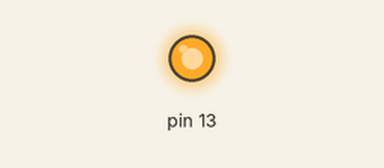
The sketch below on a simulated Arduino Uno, built with avr-gcc and run on an emulated ATmega328P. Shown: output pins drawn as LEDs (lit = HIGH). What the sketch prints to the serial monitor is not drawn. At 0.3 s the program stops and its outputs stay as they are.

Above: at 0.1 s.
Timing chart, 0 to 1.6 s (numbered marks = the images above):
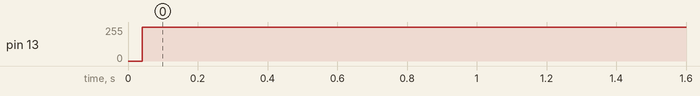

The sketch:

serial_counter.ino
```cpp
// Prints a counter forever and toggles D13 after every line: far more than the
// 64-byte transmit buffer, so the sketch only keeps running if the UART drains it.
unsigned long n = 0;
void setup() { Serial.begin(9600); pinMode(13, OUTPUT); }
void loop() { Serial.print("count "); Serial.println(n++); digitalWrite(13, n & 1); }
```

flags_isr.c
```cpp
// Compiled with: avr-gcc -mmcu=atmega328p -Os, then avr-objcopy -O ihex.
// TWINT and UDRE are levels on the 328P: entering their interrupt does not clear them. A START at 100 kHz with TWIE
// set: the TWI handler marks PORTB bit 0 if TWINT reads set inside it, then turns TWIE off with TWINT written 0 (so
// it stays set) and main marks bit 1 if it still is. The UDRE handler marks bit 2 if UDRE reads set inside it and
// turns UDRIE off. Bit 3 once both have run.
#include <avr/io.h>
#include <avr/interrupt.h>
volatile unsigned char done;
ISR(TWI_vect) {
  if (TWCR & _BV(TWINT)) PORTB |= 1;
  TWCR = _BV(TWEN);
  done |= 1;
}
ISR(USART_UDRE_vect) {
  if (UCSR0A & _BV(UDRE0)) PORTB |= 4;
  UCSR0B = _BV(TXEN0);
  done |= 2;
}
int main(void) {
  DDRB = 0xff;
  TWSR = 0; TWBR = 72;
  UCSR0A = _BV(U2X0); UBRR0 = 16; UCSR0C = 3 << UCSZ00;
  sei();
  TWCR = _BV(TWINT) | _BV(TWSTA) | _BV(TWEN) | _BV(TWIE);
  UCSR0B = _BV(TXEN0) | _BV(UDRIE0);
  while (done != 3);
  if (TWCR & _BV(TWINT)) PORTB |= 2;
  PORTB |= 8;
  for (;;);
}
```

ssd1306_hello.c
```cpp
// Compiled with: avr-gcc -mmcu=atmega328p -Os, then avr-objcopy -O ihex.
// Bare-metal I2C at 400 kHz (TWBR 12) to an SSD1306 at 0x3C, as Adafruit_SSD1306 drives it: the 128x64 init
// sequence, a column and page window over the whole panel, then a frame with three pixels lit: (0, 0), (5, 7) and
// (127, 9). Each step is polled as Wire does; PORTB counts the transactions the panel acknowledged, then 0x80 once
// the frame is sent.
#include <avr/io.h>
static unsigned char twi(unsigned char twcr) {
  TWCR = twcr; while (!(TWCR & _BV(TWINT)));
  return TWSR & 0xf8;
}
static void start(void) { twi(_BV(TWINT) | _BV(TWSTA) | _BV(TWEN)); }
static unsigned char send(unsigned char b) { TWDR = b; return twi(_BV(TWINT) | _BV(TWEN)); }
static void stop(void) { TWCR = _BV(TWINT) | _BV(TWSTO) | _BV(TWEN); while (TWCR & _BV(TWSTO)); }
static void commands(const unsigned char *c, unsigned char n) {
  start();
  if (send(0x3c << 1) == 0x18) PORTB++;
  send(0x00);
  while (n--) send(*c++);
  stop();
}
static const unsigned char init[] = {
  0xae, 0xd5, 0x80, 0xa8, 0x3f, 0xd3, 0x00, 0x40, 0x8d, 0x14, 0x20, 0x00, 0xa1, 0xc8, 0xda, 0x12, 0x81, 0xcf, 0xd9,
  0xf1, 0xdb, 0x40, 0xa4, 0xa6, 0x2e, 0xaf,
};
static const unsigned char window[] = { 0x21, 0, 127, 0x22, 0, 7 };
int main(void) {
  DDRB = 0xff;
  TWSR = 0; TWBR = 12;
  commands(init, sizeof init);
  commands(window, sizeof window);
  start();
  if (send(0x3c << 1) == 0x18) PORTB++;
  send(0x40);
  for (unsigned int i = 0; i < 1024; i++) {
    unsigned char b = 0;
    if (i == 0) b = 0x01;
    if (i == 5) b = 0x80;
    if (i == 128 + 127) b = 0x02;
    send(b);
  }
  stop();
  PORTB |= 0x80;
  for (;;);
}
```

twi_flags.c
```cpp
// Compiled with: avr-gcc -mmcu=atmega328p -Os, then avr-objcopy -O ihex.
// TWI flags at 100 kHz (TWBR 72), marked on PORTB. Bit 0: TWINT reads clear out of reset (TWCR resets to 0). Bit 1:
// after a START completes, a TWCR write with TWINT 0 (changing only TWEA) leaves TWINT set, since only writing a one
// clears it. Bit 2: after a STOP, TWINT stays clear and TWSR reads 0xF8. Then START, STOP and START again with no
// pause, so the last START has to wait out the bus-free time after the STOP. Bit 3 once that START is done.
#include <avr/io.h>
int main(void) {
  DDRB = 0xff;
  TWSR = 0; TWBR = 72;
  if (!(TWCR & _BV(TWINT))) PORTB |= 1;
  TWCR = _BV(TWINT) | _BV(TWSTA) | _BV(TWEN); while (!(TWCR & _BV(TWINT)));
  TWCR = _BV(TWEN) | _BV(TWEA);
  if (TWCR & _BV(TWINT)) PORTB |= 2;
  TWCR = _BV(TWINT) | _BV(TWSTO) | _BV(TWEN); while (TWCR & _BV(TWSTO));
  for (volatile unsigned char i = 0; i < 20; i++);
  if (!(TWCR & _BV(TWINT)) && (TWSR & 0xf8) == 0xf8) PORTB |= 4;
  TWCR = _BV(TWINT) | _BV(TWSTA) | _BV(TWEN); while (!(TWCR & _BV(TWINT)));
  TWCR = _BV(TWINT) | _BV(TWSTO) | _BV(TWEN); while (TWCR & _BV(TWSTO));
  TWCR = _BV(TWINT) | _BV(TWSTA) | _BV(TWEN); while (!(TWCR & _BV(TWINT)));
  PORTB |= 8;
  for (;;);
}
```

twi_timing.c
```cpp
// Compiled with: avr-gcc -mmcu=atmega328p -Os, then avr-objcopy -O ihex.
// Bare-metal I2C at 100 kHz (TWBR 72), then 400 kHz (TWBR 12), each: START, address 0x3C write
// (NACKed on an empty bus), STOP, polled as Wire does. Marks each phase on PORTB so a test can read
// the cycle each one ended on. Then idles.
#include <avr/io.h>
static void twi_wait(void) { while (!(TWCR & _BV(TWINT))); }
static void transaction(void) {
  TWCR = _BV(TWINT) | _BV(TWSTA) | _BV(TWEN); twi_wait();
  TWDR = 0x3C << 1; TWCR = _BV(TWINT) | _BV(TWEN); twi_wait();
  TWCR = _BV(TWINT) | _BV(TWSTO) | _BV(TWEN); while (TWCR & _BV(TWSTO));
}
int main(void) {
  DDRB = 0xff;
  TWSR = 0;
  TWBR = 72; PORTB = 1; transaction(); PORTB = 2;
  TWBR = 12; PORTB = 3; transaction(); PORTB = 4;
  for (;;);
}
```

twi_uart_order.c
```cpp
// Compiled with: avr-gcc -mmcu=atmega328p -Os, then avr-objcopy -O ihex.
// A START asked for straight after a STOP waits out the bus-free time before it goes on the bus; a serial byte sent
// in that wait starts first. Bus events are reported in the order they happen on the wires.
#include <avr/io.h>
int main(void) {
  UCSR0A = _BV(U2X0); UBRR0 = 16; UCSR0C = 3 << UCSZ00; UCSR0B = _BV(TXEN0);
  TWSR = 0; TWBR = 72;
  TWCR = _BV(TWINT) | _BV(TWSTA) | _BV(TWEN); while (!(TWCR & _BV(TWINT)));
  TWCR = _BV(TWINT) | _BV(TWSTO) | _BV(TWEN); while (TWCR & _BV(TWSTO));
  TWCR = _BV(TWINT) | _BV(TWSTA) | _BV(TWEN);
  UDR0 = 'u';
  while (!(TWCR & _BV(TWINT)));
  for (;;);
}
```

uart_1200.c
```cpp
// Compiled with: avr-gcc -mmcu=atmega328p -Os, then avr-objcopy -O ihex.
// One byte at 1200 baud (U2X, UBRR 1666): a frame is (1666 + 1) x 8 x 10 = 133360 cycles.
#include <avr/io.h>
int main(void) {
  UCSR0A = _BV(U2X0); UBRR0 = 1666; UCSR0C = 3 << UCSZ00; UCSR0B = _BV(TXEN0);
  while (!(UCSR0A & _BV(UDRE0))); UDR0 = 'x';
  for (;;);
}
```

uart_buffer.c
```cpp
// Compiled with: avr-gcc -mmcu=atmega328p -Os, then avr-objcopy -O ihex.
// Bare-metal USART at 115200 (U2X, UBRR 16): writes 'A', 'B', 'C' back to back, polling UDRE as
// HardwareSerial does, and marks PORTB after each write is accepted, then 4 once TXC says the
// last frame has left. Clears TXC by writing UCSRA as HardwareSerial does.
#include <avr/io.h>
int main(void) {
  DDRB = 0xff;
  UCSR0A = _BV(U2X0); UBRR0 = 16; UCSR0B = _BV(TXEN0); UCSR0C = 3 << UCSZ00;
  const char *s = "ABC";
  for (unsigned char i = 0; i < 3; i++) {
    while (!(UCSR0A & _BV(UDRE0)));
    UDR0 = s[i];
    UCSR0A = (UCSR0A & (_BV(U2X0) | _BV(MPCM0))) | _BV(TXC0);
    PORTB = i + 1;
  }
  while (!(UCSR0A & _BV(TXC0)));
  PORTB = 4;
  for (;;);
}
```

uart_flags.c
```cpp
// Compiled with: avr-gcc -mmcu=atmega328p -Os, then avr-objcopy -O ihex.
// Bare-metal USART at 115200 (U2X, UBRR 16). Writes 'A', 'B' and 'C' without polling: A goes straight to the shift
// register, B waits in UDR, and C, written while UDR is full (UDRE clear), is ignored, as the datasheet says. Once
// TXC says B's frame has left, writes 'D' without clearing TXC and sets PORTB bit 0 if TXC still reads set: starting
// a frame does not clear it, only a write of one or the interrupt does.
#include <avr/io.h>
int main(void) {
  DDRB = 0xff;
  UCSR0A = _BV(U2X0); UBRR0 = 16; UCSR0C = 3 << UCSZ00; UCSR0B = _BV(TXEN0);
  UDR0 = 'A'; UDR0 = 'B'; UDR0 = 'C';
  while (!(UCSR0A & _BV(TXC0)));
  UDR0 = 'D';
  if (UCSR0A & _BV(TXC0)) PORTB |= 1;
  for (;;);
}
```

uart_rx.c
```cpp
// Compiled with: avr-gcc -mmcu=atmega328p -Os, then avr-objcopy -O ihex.
// Bare-metal USART receive at 115200 (U2X, UBRR 16). Sets PORTB to 1 the moment RXC first reads set, then leaves the
// receiver alone for well over four frames, so four bytes sent back to back overrun the two-byte receive FIFO. Then
// reads until RXC clears, storing UCSR0A and UDR0 for each byte from 0x0301 and the count at 0x0300, and sets PORTB
// to 2.
#include <avr/io.h>
#define RES ((volatile unsigned char *)0x300)
int main(void) {
  DDRB = 0xff;
  UCSR0A = _BV(U2X0); UBRR0 = 16; UCSR0C = 3 << UCSZ00; UCSR0B = _BV(RXEN0);
  while (!(UCSR0A & _BV(RXC0)));
  PORTB = 1;
  for (volatile unsigned int i = 0; i < 3000; i++);
  unsigned char n = 0;
  while ((UCSR0A & _BV(RXC0)) && n < 6) { RES[1 + 2 * n] = UCSR0A; RES[2 + 2 * n] = UDR0; n++; }
  RES[0] = n;
  PORTB = 2;
  for (;;);
}
```

uart_udrie.c
```cpp
// Compiled with: avr-gcc -mmcu=atmega328p -Os, then avr-objcopy -O ihex.
// Sends "ABCDE" from the data-register-empty interrupt, as HardwareSerial does, then turns UDRIE off.
#include <avr/io.h>
#include <avr/interrupt.h>
static const char msg[] = "ABCDE";
static volatile unsigned char idx;
ISR(USART_UDRE_vect) {
  UDR0 = msg[idx++];
  if (idx == 5) UCSR0B &= ~_BV(UDRIE0);
}
int main(void) {
  UCSR0A = _BV(U2X0); UBRR0 = 16; UCSR0C = 3 << UCSZ00;
  UCSR0B = _BV(TXEN0) | _BV(UDRIE0);
  sei();
  for (;;);
}
```

Measured:
- by itself, pin 13: 0/255 → 255/255 at 0.04 s
